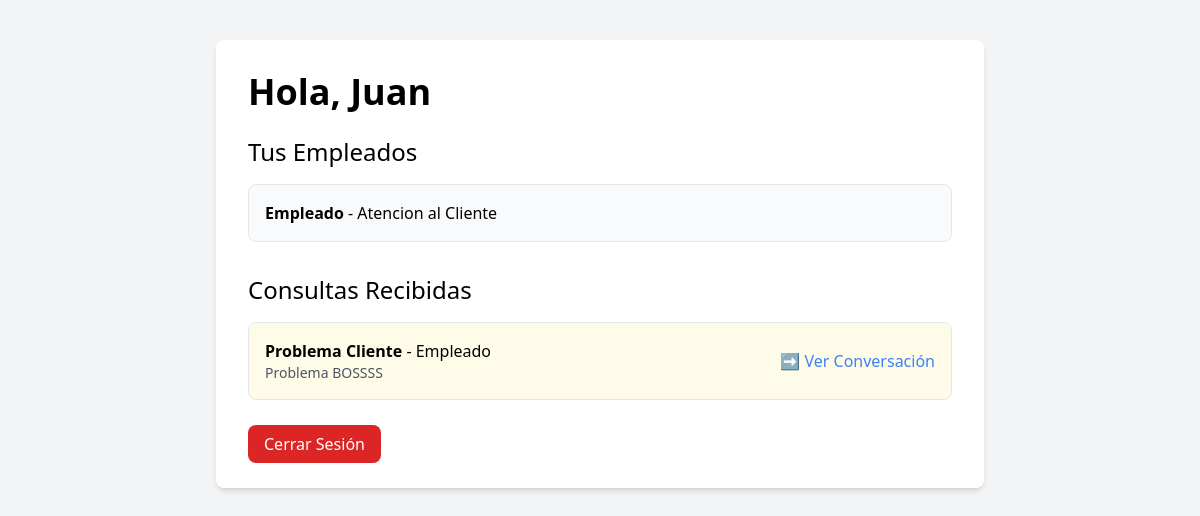
The app's page /dashboard/ (signed in), older data.
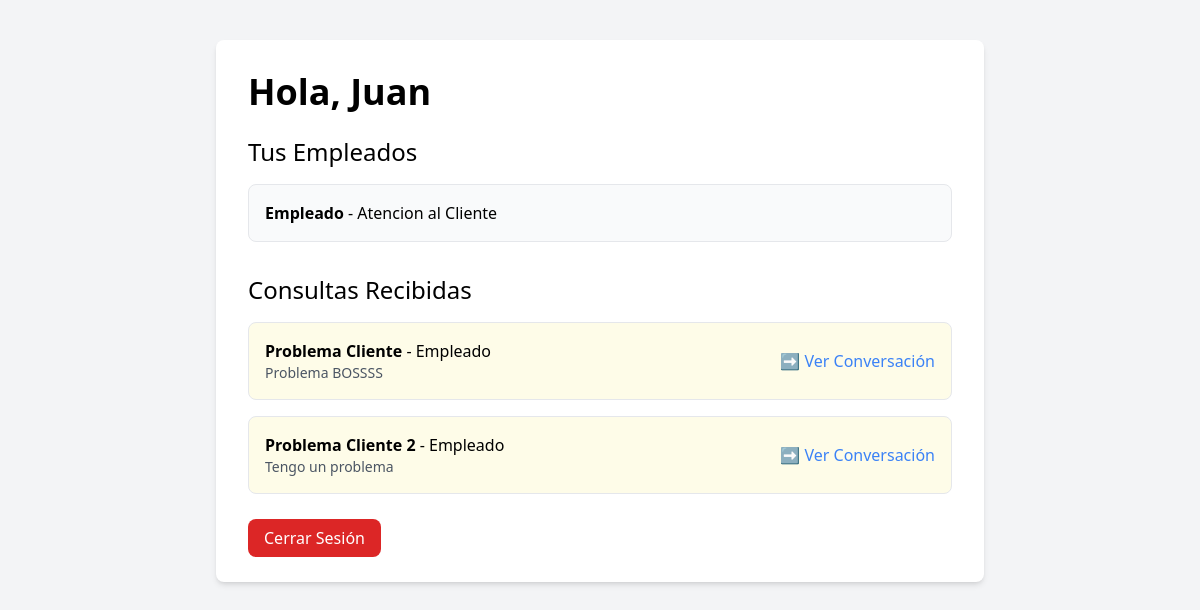
The same page, newer data.
### usuarios/models.py (models this page shows, shortened)
class User(AbstractUser):
    ROLE_CHOICES = (
        ('admin', 'Administrador'),
        ('superempleado', 'SuperEmpleado'),
        ('empleado', 'Empleado'),
    )
    role = models.CharField(max_length=20, choices=ROLE_CHOICES)
    area = models.ForeignKey(Area, on_delete=models.SET_NULL, null=True, blank=True)
    jefe = models.ForeignKey(
        'self',
        on_delete=models.SET_NULL,
        null=True,
        blank=True,
        related_name='empleados'
    )

class Area(models.Model):
    nombre = models.CharField(max_length=50, unique=True)
    def __str__(self):
        return self.nombre

### consultas/models.py (models this page shows)
class Consulta(models.Model):
    empleado = models.ForeignKey(User, on_delete=models.CASCADE, related_name='consultas')
    jefe = models.ForeignKey(User, on_delete=models.CASCADE, related_name='respuestas')
    asunto = models.CharField(max_length=100)
    mensaje = models.TextField()
    fecha_creacion = models.DateTimeField(auto_now_add=True)
    respondida = models.BooleanField(default=False)

### usuarios/views.py (the view)
# urls.py: path('', include('usuarios.urls')),  # Incluye las rutas de login y dashboard
@login_required
def dashboard(request):
    user = request.user
    if user.role == 'superempleado':
        empleados = User.objects.filter(jefe=user)
        return render(request, 'usuarios/dashboard_super.html', {'empleados': empleados})
    elif user.role == 'empleado':
        return render(request, 'usuarios/dashboard_empleado.html', {'user': user})
    return redirect('admin:index')  # Si es admin, redirige al admin

### usuarios/templates/usuarios/dashboard_super.html (shortened to what this page needs)
<!DOCTYPE html>
<html lang="es">
<head>
    <script src="https://cdn.tailwindcss.com"></script>
</head>
<body class="bg-gray-100 min-h-screen flex flex-col items-center pt-10">
    <div class="w-full max-w-3xl bg-white p-8 rounded-lg shadow-md">
        <h1 class="text-4xl font-bold mb-6">Hola, {{ request.user.username }}</h1>
        <h2 class="text-2xl mb-4">Tus Empleados</h2>
        <ul class="space-y-4">
            {% for empleado in empleados %}
                <li class="p-4 bg-gray-50 border rounded-lg">
                    <p><strong>{{ empleado.username }}</strong> - {{ empleado.area }}</p>
                </li>
            {% empty %}
                <p class="text-gray-600">No tienes empleados asignados.</p>
            {% endfor %}
        </ul>
        <h2 class="text-2xl mt-8">Consultas Recibidas</h2>
        <ul class="space-y-4 mt-4">
            {% for consulta in request.user.respuestas.all %}
                <li class="p-4 bg-yellow-50 border rounded-lg flex justify-between items-center">
                    <div>
                        <p><strong>{{ consulta.asunto }}</strong> - {{ consulta.empleado.username }}</p>
                        <p class="text-sm text-gray-600">{{ consulta.mensaje }}</p>
                    </div>
                    <div>
                        {% if not consulta.respondida %}
                            <a href="{% url 'gestionar_consulta' consulta.id %}"
                               class="bg-blue-600 hover:bg-blue-700 text-white py-1 px-4 rounded-lg">
                                Responder
                            </a>
                        {% else %}
                            <a href="{% url 'gestionar_consulta' consulta.id %}"
                               class="text-blue-500 hover:underline">
                                ➡️ Ver Conversación
                            </a>
                        {% endif %}
                    </div>
                </li>
            {% empty %}
                <p class="text-gray-600">No tienes consultas pendientes.</p>
            {% endfor %}
        </ul>
        <div class="mt-8">
            <a href="{% url 'logout' %}"
               class="bg-red-600 hover:bg-red-700 text-white py-2 px-4 rounded-lg">
                Cerrar Sesión
            </a>
        </div>
    </div>
</body>
</html>

Row changes from the older to the newer data that the page shows:
added Consulta: asunto "Problema Cliente 2", empleado.username "Empleado", mensaje "Tengo un problema", respondida "➡️ Ver Conversación"
